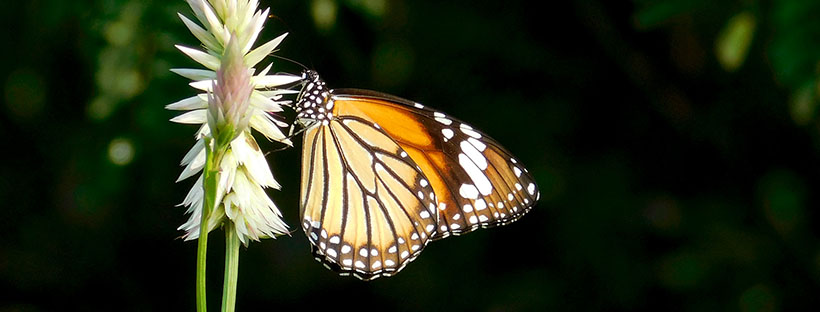
#> input picture ImageProcessingProject/images/sample.jpg, 820 x 312 px, found by its file name
$ python image_processing.py
#> lines starting #> are read from the running program, lines starting #| are printed output that depends on the picture
import cv2
import numpy as np
import matplotlib.pyplot as plt

# Load the image
image = cv2.imread("c:/Users/Admin/Desktop/session1/ImageProcessingProject/images/sample.jpg")
#> image is the input picture: shape (312, 820, 3); mean B, G, R 27.9, 48.4, 43.1
image_rgb = cv2.cvtColor(image, cv2.COLOR_BGR2RGB)  # Convert to RGB format

# Display the image
plt.imshow(image_rgb)
plt.title("Original Image")
plt.axis("off")
plt.show()

# Define rotation parameters
(h, w) = image.shape[:2]  # Get image height and width
#> h = 312; w = 820
center = (w // 2, h // 2)  # Find the center of the image
#> center = (410, 156)
angle = 45  # Rotate by 45 degrees
scale = 1.0  # Keep the scale the same

# Create the rotation matrix
rotation_matrix = cv2.getRotationMatrix2D(center, angle, scale)

# Apply the rotation
rotated_image = cv2.warpAffine(image, rotation_matrix, (w, h))
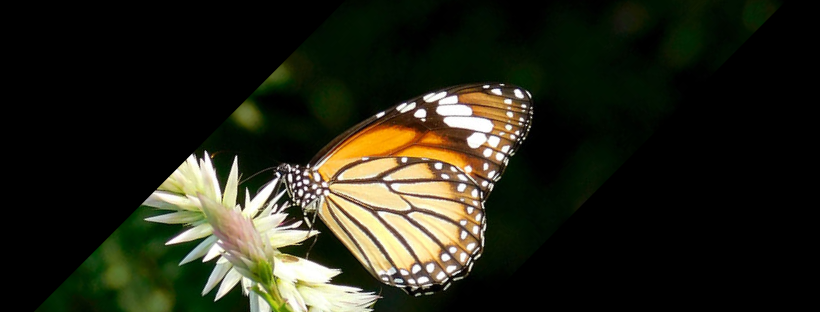
#> rotated_image: shape (312, 820, 3); mean B, G, R 25.1, 38.6, 38

# Display the rotated image
plt.imshow(cv2.cvtColor(rotated_image, cv2.COLOR_BGR2RGB))
plt.title("Rotated Image (45°)")
plt.axis("off")
plt.show()

# Scale the image by 1.5x
scaled_image = cv2.resize(image, None, fx=1.5, fy=1.5, interpolation=cv2.INTER_LINEAR)

# Display the scaled image
plt.imshow(cv2.cvtColor(scaled_image, cv2.COLOR_BGR2RGB))
plt.title("Scaled Image (1.5x)")
plt.axis("off")
plt.show()
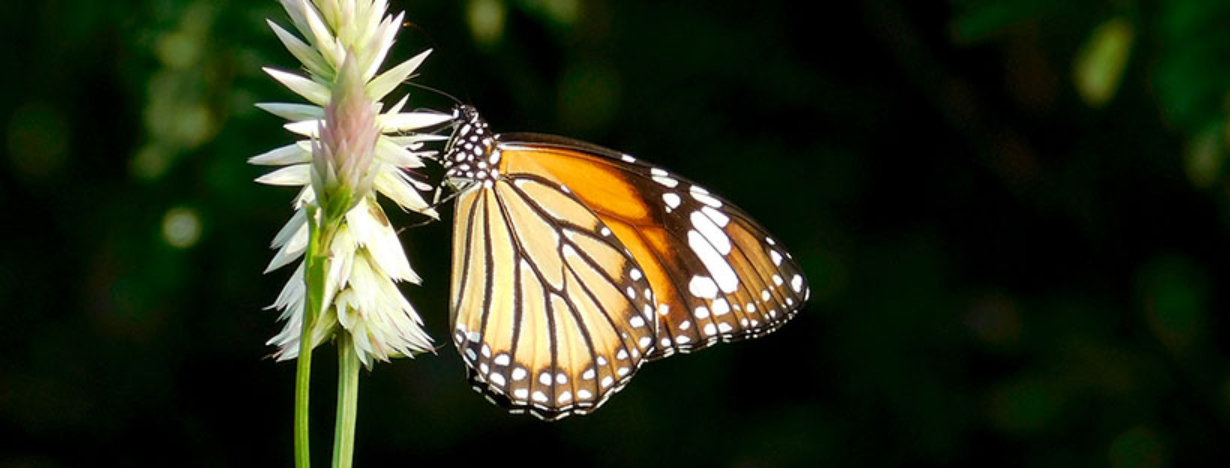
#> shown: shape (468, 1230, 3); mean R, G, B 43, 48.4, 27.8

h, w = image.shape[:2]

# Define focal length variations
focal_lengths = [50, 100, 200]

# Display different focal lengths
plt.figure(figsize=(12, 4))
for i, f in enumerate(focal_lengths):
    # Create a correct homography matrix
    f_matrix = np.array([[f, 0, w//2], [0, f, h//2], [0, 0, 1]], dtype=np.float32)

    # Use `cv2.getPerspectiveTransform()` instead to define a proper perspective transform
    src_pts = np.float32([[0, 0], [w-1, 0], [0, h-1], [w-1, h-1]])
    dst_pts = np.float32([[0, 0], [w-1, 0], [0, h-1], [w-1, h-1]])  # Identity transformation
    homography_matrix = cv2.getPerspectiveTransform(src_pts, dst_pts)

    warped_image = cv2.warpPerspective(image, homography_matrix, (w, h))

    plt.subplot(1, 3, i+1)
    plt.imshow(cv2.cvtColor(warped_image, cv2.COLOR_BGR2RGB))
    plt.title(f"Focal Length: {f}")
    plt.axis("off")

plt.show()
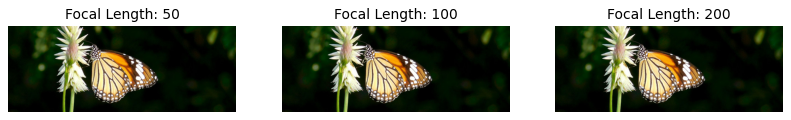
#> figure drawn by matplotlib, 3 panels
